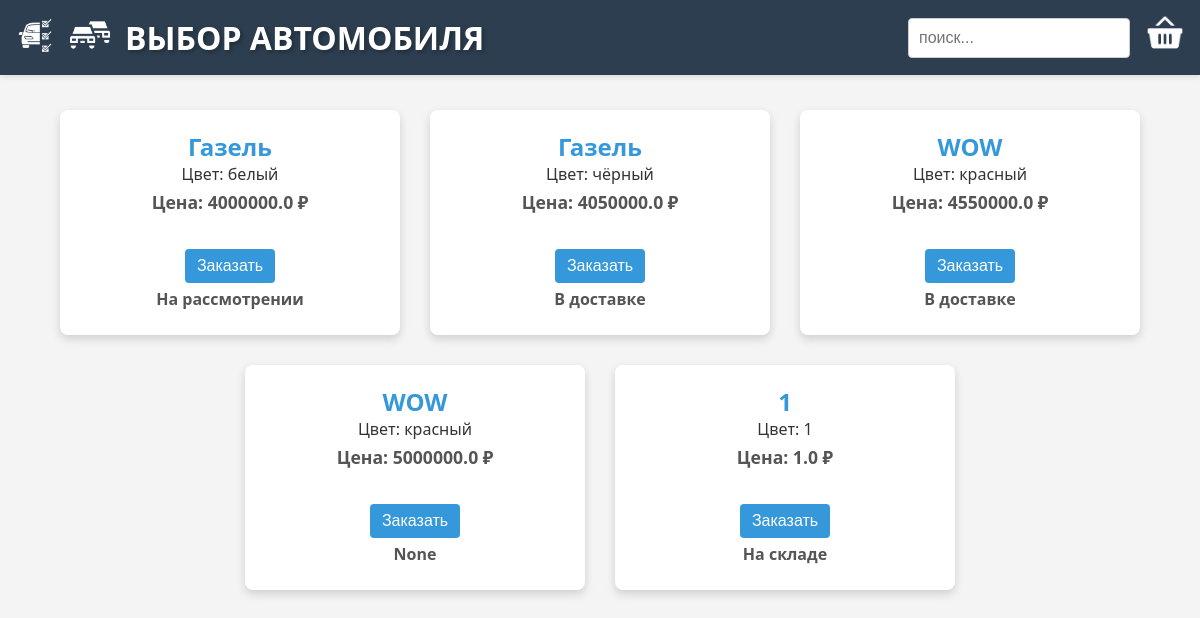
The app's page /cataloge/cars, older data.
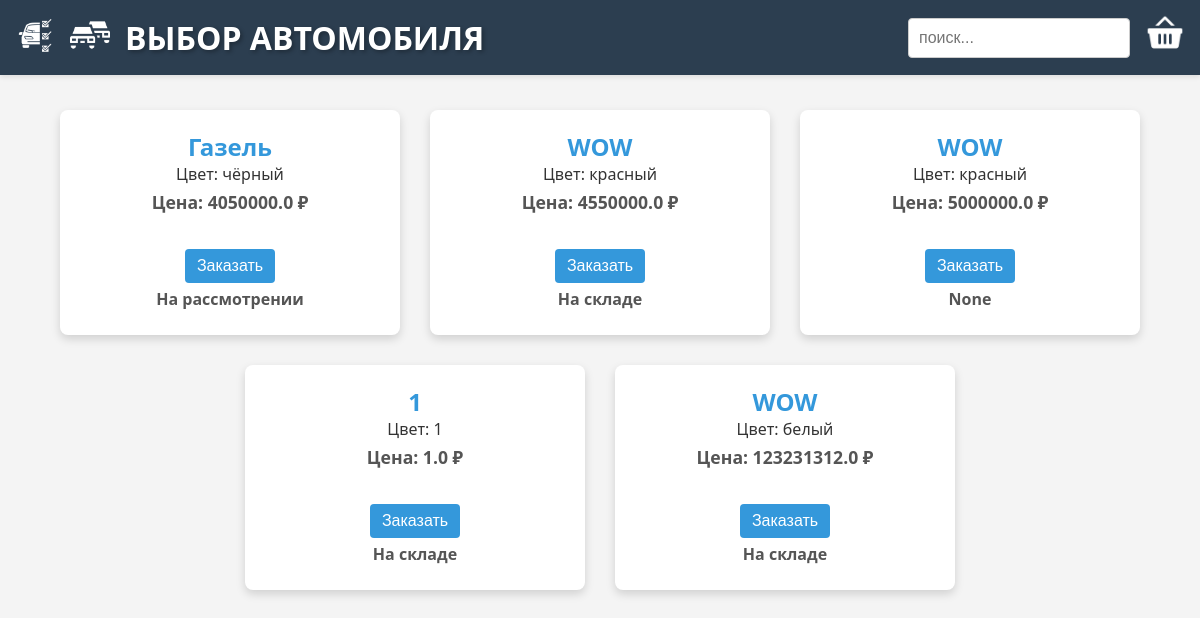
The same page, newer data.
### main.py (models this page shows)
class Cataloge(SQLModel, table=True):
    id: int = Field(default=None, primary_key=True)
    model: str = Field(index=True)
    color: str
    in_stage: bool
    cost: float
    buyer: str|None
    kind: str
    willings: list[User] = Relationship(back_populates="baskets", link_model=UserCatalogeLink)

### main.py (the view)
@app.get("/",response_class=HTMLResponse)
def read_root(request: Request):
    req = {"request": request}
    return templates.TemplateResponse("login.html", req)

### templates/cars.html (shortened to what this page needs)
<!DOCTYPE html>
<html lang="ru">
<head>
</head>
<body>
    <header>
        <div class="header-left">
            <a href="http://127.0.0.1:8000/cataloge/variants?email={{email}}&searching={{searching}}"><img class="logo" src="../static/variants.png" alt="Варианты"></a>
            <a href="http://127.0.0.1:8000/cataloge/cars?email={{email}}&searching={{searching}}"><img class="logo" src="../static/logo.png" alt="Каталог"></a>
            <h1>ВЫБОР АВТОМОБИЛЯ</h1>
        </div>
        <div class="header-right">
            <form name="found" method="get" action="/cataloge/cars?email={{email}}">
                <input type="text" name="searching" class="found" placeholder="поиск..." value="{{searching}}">
            </form>
            <a href="http://127.0.0.1:8000/basket/?email={{email}}"><img id="basket" src="../static/basket.ico" alt="Корзина"></a>
        </div>
    </header>
    <div class="production">
        {% for product in production %}
            <form action="/cataloge/cars?email={{email}}" name="place" class="product" method="post">
                <div class="product-info">
                    <h3>{{product.model}}</h3>
                    Цвет: {{product.color}}
                    <h5>Цена: {{product.cost}} ₽</h5>
                </div>
                <div class="product-actions">
                    {% if product in user.baskets %}
                    <button class="buy" type="submit" name="buy_form" value="{{product.id}}s">Отменить</button>
                    {% else %}
                    <button class="buy" type="submit" name="buy_form" value="{{product.id}}b">Заказать</button>
                    {% endif %}
                    <h5>
                        {{product.kind}}
                    </h5>
                </div>
            </form>
        {% endfor %}
    </div>
</body>
</html>

Row changes from the older to the newer data that the page shows:
removed Cataloge: model "Газель", color "белый", cost "4000000.0", {{ product.id }} 1 (drawn), kind "На рассмотрении"
changed Cataloge "Газель": kind "В доставке" → "На рассмотрении"
changed Cataloge (number 2 of 5 on the later page): kind "В доставке" → "На складе"
added Cataloge: model "WOW", color "белый", cost "123231312.0", {{ product.id }} 6 (drawn), kind "На складе"
